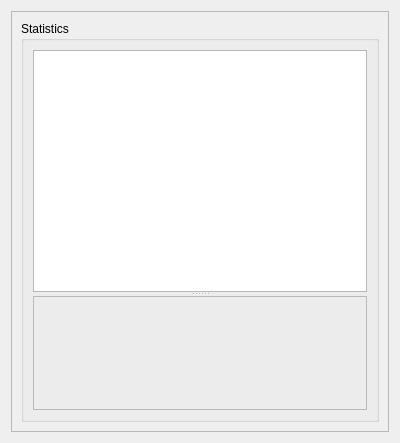
<?xml version="1.0" encoding="UTF-8"?>
<ui version="4.0">
 <class>SimulatorStatisticsWidget</class>
 <widget class="QWidget" name="SimulatorStatisticsWidget">
  <property name="geometry">
   <rect>
    <x>0</x>
    <y>0</y>
    <width>400</width>
    <height>443</height>
   </rect>
  </property>
  <property name="windowTitle">
   <string>Simulator Statistics</string>
  </property>
  <layout class="QGridLayout" name="gridLayout">
   <item row="0" column="0">
    <widget class="QScrollArea" name="_scroll">
     <property name="horizontalScrollBarPolicy">
      <enum>Qt::ScrollBarAlwaysOff</enum>
     </property>
     <property name="widgetResizable">
      <bool>true</bool>
     </property>
     <widget class="QWidget" name="_contents">
      <property name="geometry">
       <rect>
        <x>0</x>
        <y>0</y>
        <width>380</width>
        <height>423</height>
       </rect>
      </property>
      <layout class="QGridLayout" name="gridLayout_3">
       <item row="0" column="0">
        <widget class="QGroupBox" name="_groupBox">
         <property name="title">
          <string>Statistics</string>
         </property>
         <layout class="QGridLayout" name="gridLayout_2">
          <item row="0" column="0">
           <widget class="QSplitter" name="_split">
            <property name="orientation">
             <enum>Qt::Vertical</enum>
            </property>
            <property name="opaqueResize">
             <bool>false</bool>
            </property>
            <widget class="QListWidget" name="_list">
             <property name="sizePolicy">
              <sizepolicy hsizetype="Minimum" vsizetype="Minimum">
               <horstretch>0</horstretch>
               <verstretch>1</verstretch>
              </sizepolicy>
             </property>
             <property name="selectionMode">
              <enum>QAbstractItemView::MultiSelection</enum>
             </property>
            </widget>
            <widget class="QFrame" name="_image">
             <property name="sizePolicy">
              <sizepolicy hsizetype="Expanding" vsizetype="Expanding">
               <horstretch>0</horstretch>
               <verstretch>3</verstretch>
              </sizepolicy>
             </property>
             <property name="frameShape">
              <enum>QFrame::StyledPanel</enum>
             </property>
             <property name="frameShadow">
              <enum>QFrame::Raised</enum>
             </property>
            </widget>
           </widget>
          </item>
         </layout>
        </widget>
       </item>
      </layout>
     </widget>
    </widget>
   </item>
  </layout>
 </widget>
 <resources/>
 <connections/>
</ui>
